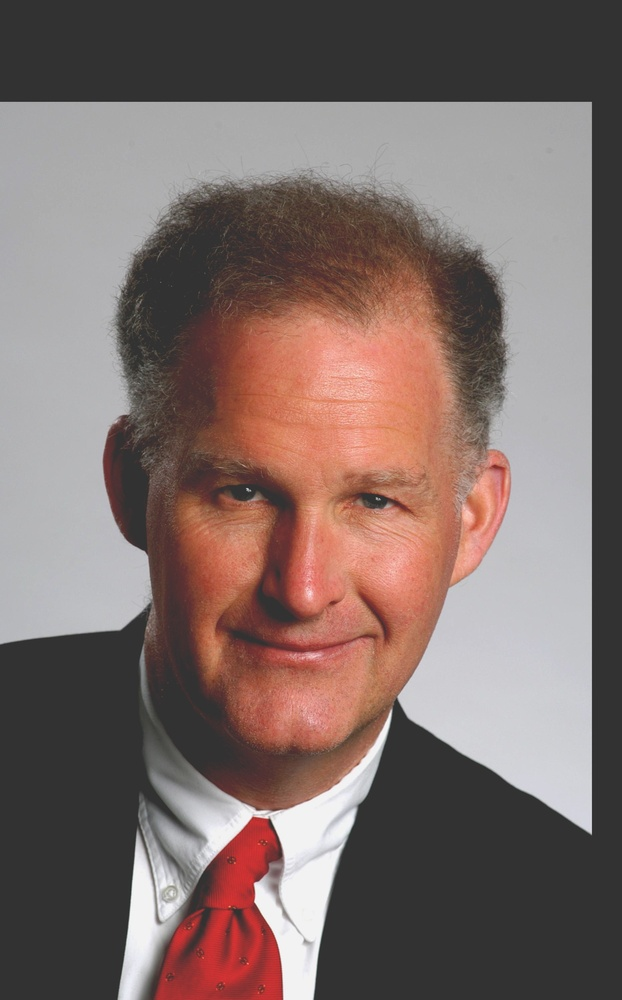
#> input picture proj2/hybrid_python/images/hi2.jpg, 622 x 1000 px, shrunk from 1863 x 2995 before the run
$ python FFfourierTransform.py
#> lines starting #> are read from the running program, lines starting #| are printed output that depends on the picture
import numpy as np
import matplotlib.pyplot as plt
from scipy.ndimage import gaussian_filter
from scipy.signal import convolve2d

# Load the provided images
im1 = plt.imread('./images/hi2.jpg')/255.
im2 = plt.imread('./images/hiAgain2.jpg')/255.
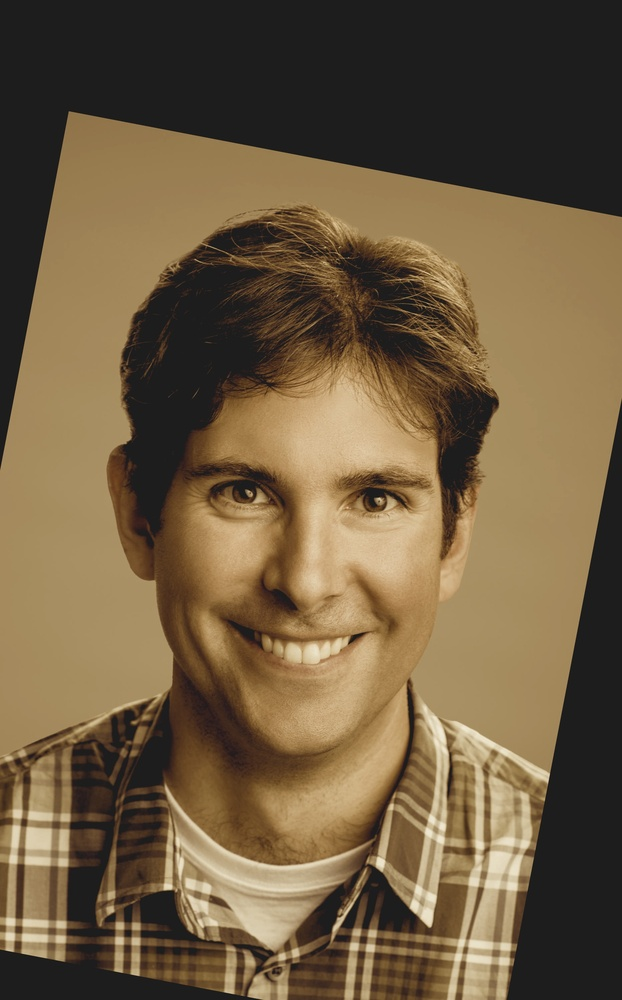
#> input picture proj2/hybrid_python/images/hiAgain2.jpg, 622 x 1000 px, shrunk from 1863 x 2995 before the run


# Check if the images are grayscale or colored
if len(im1.shape) > 2:
    im1_gray = np.mean(im1, axis=-1)
else:
    im1_gray = im1

if len(im2.shape) > 2:
    im2_gray = np.mean(im2, axis=-1)
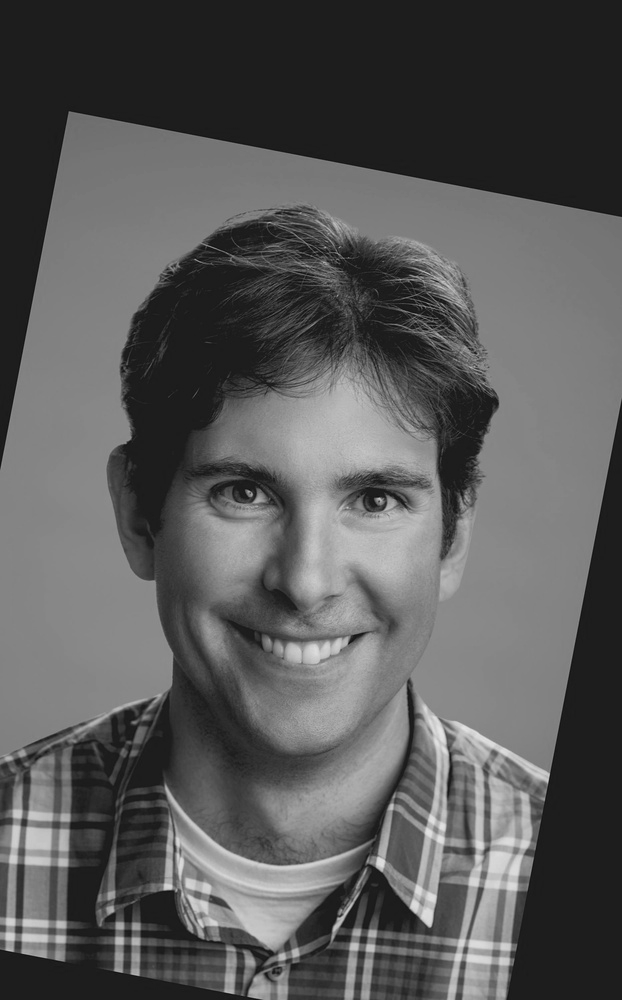
#> im2_gray: shape (1000, 622) float64; min 0.0484, max 0.903, mean 0.351
else:
    im2_gray = im2

# # Display the two images
# fig, ax = plt.subplots(1, 2, figsize=(12, 6))
# ax[0].imshow(im1_gray, cmap='gray')
# ax[0].axis('off')
# ax[0].set_title('Image 1')
# ax[1].imshow(im2_gray, cmap='gray')
# ax[1].axis('off')
# ax[1].set_title('Image 2')
# plt.tight_layout()
# plt.show()


def create_hybrid_image(im1, im2, sigma1, sigma2):
    # Low-pass filter for im1
#> called with sigma1 = 14, sigma2 = 25
    low_passed_im1 = gaussian_filter(im1, sigma=sigma1)

    # High-pass filter for im2
    low_passed_im2 = gaussian_filter(im2, sigma=sigma2)
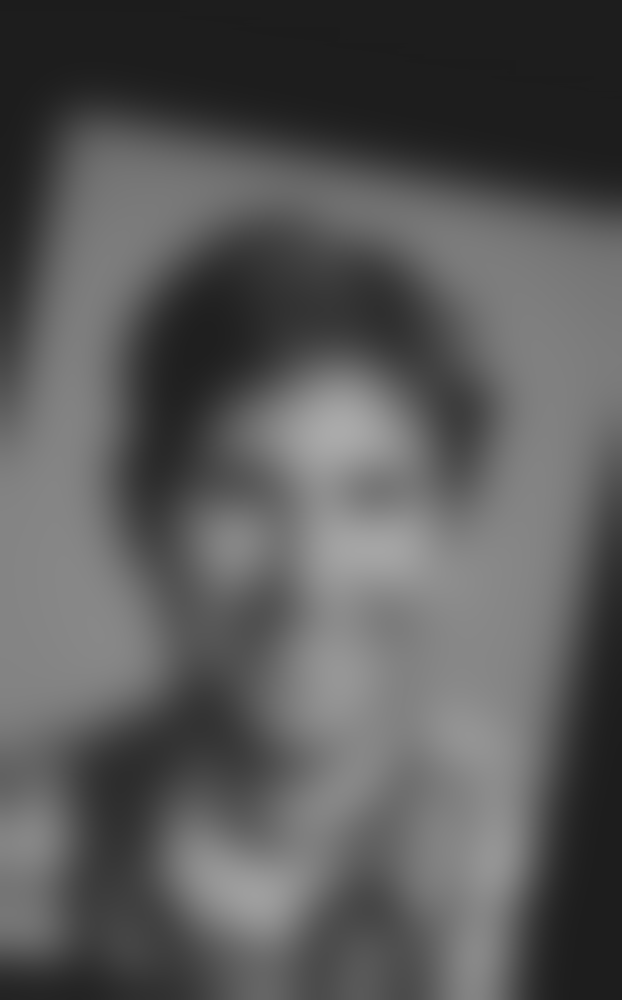
#> low_passed_im2: shape (1000, 622) float64; min 0.114, max 0.67, mean 0.351
    high_passed_im2 = im2 - low_passed_im2
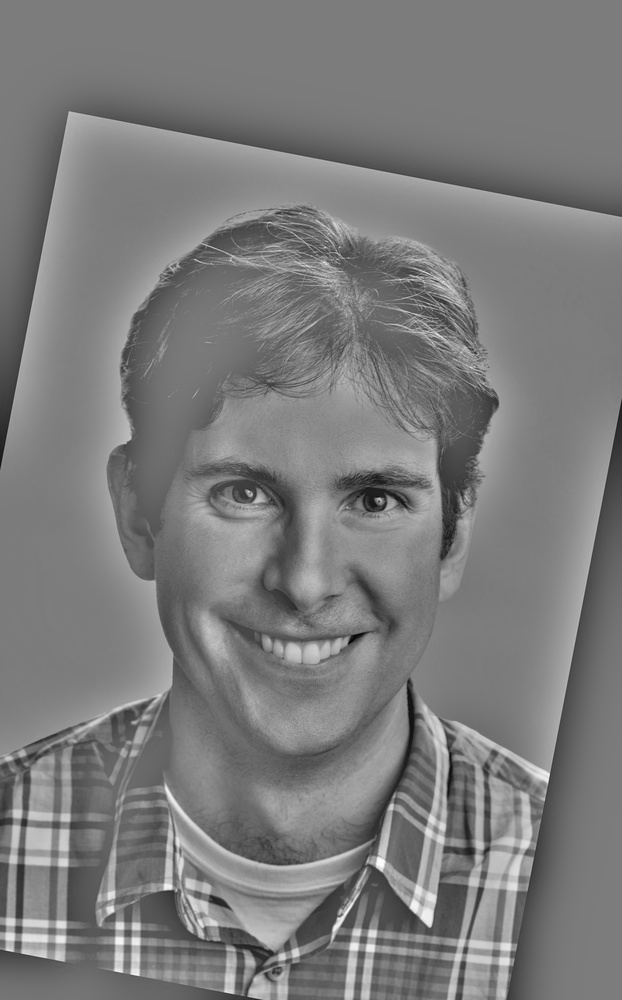
#> high_passed_im2: shape (1000, 622) float64; min -0.483, max 0.509, mean 1.31e-17; drawn with min black and max white

    # Combine to form hybrid image
    hybrid = np.clip(low_passed_im1 + high_passed_im2, 0, 1)
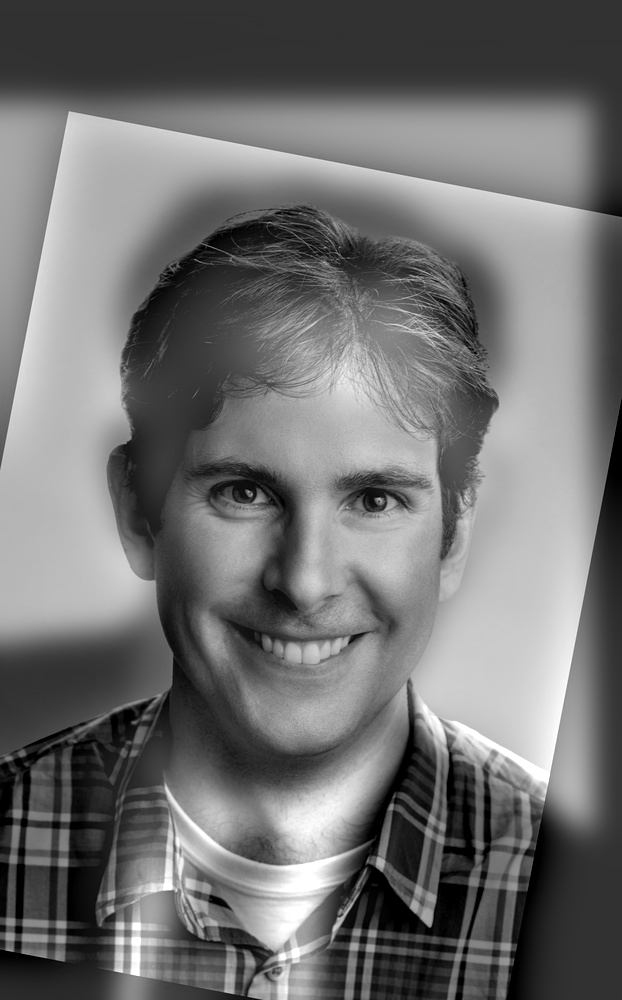
#> hybrid: shape (1000, 622) float64; min 0, max 1, mean 0.445
    return hybrid

# Set arbitrary values for sigma
sigma1 = 14
sigma2 = 25

# Create hybrid image
hybrid_image = create_hybrid_image(im1_gray, im2_gray, sigma1, sigma2)

# Display the hybrid image
plt.figure(figsize=(6,6))
plt.imshow(hybrid_image, cmap='gray')
plt.axis('off')
plt.title('Hybrid Image')
plt.show()


def compute_fourier_transform(img):
    """Compute the Fourier transform and shift the zero frequency component to the center."""
    return np.log(np.abs(np.fft.fftshift(np.fft.fft2(img))) + 1)

# Compute Fourier transforms
im1_ft = compute_fourier_transform(im1_gray)
im2_ft = compute_fourier_transform(im2_gray)
low_passed_im1_ft = compute_fourier_transform(gaussian_filter(im1_gray, sigma=sigma1))
#> in compute_fourier_transform (call 3), `return np.log(np.abs(np.fft.fftshift(np.fft.fft2(img))) + 1)`:
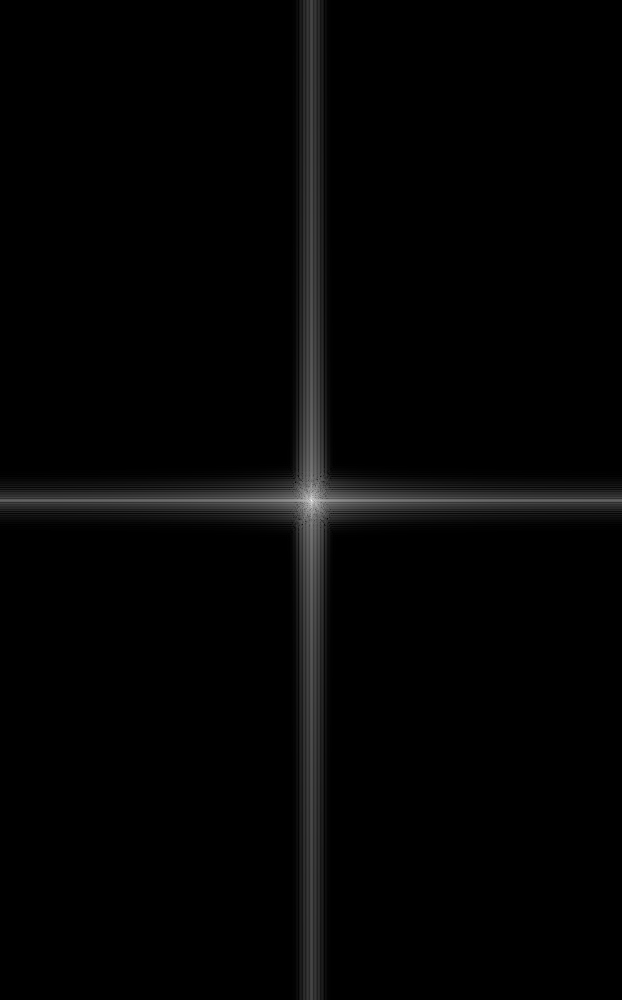
#> returned value: shape (1000, 622) float64; min 2.02e-09, max 12.53, mean 0.205; drawn with min black and max white
high_passed_im2_ft = compute_fourier_transform(im2_gray - gaussian_filter(im2_gray, sigma=sigma2))
#> in compute_fourier_transform (call 4), `return np.log(np.abs(np.fft.fftshift(np.fft.fft2(img))) + 1)`:
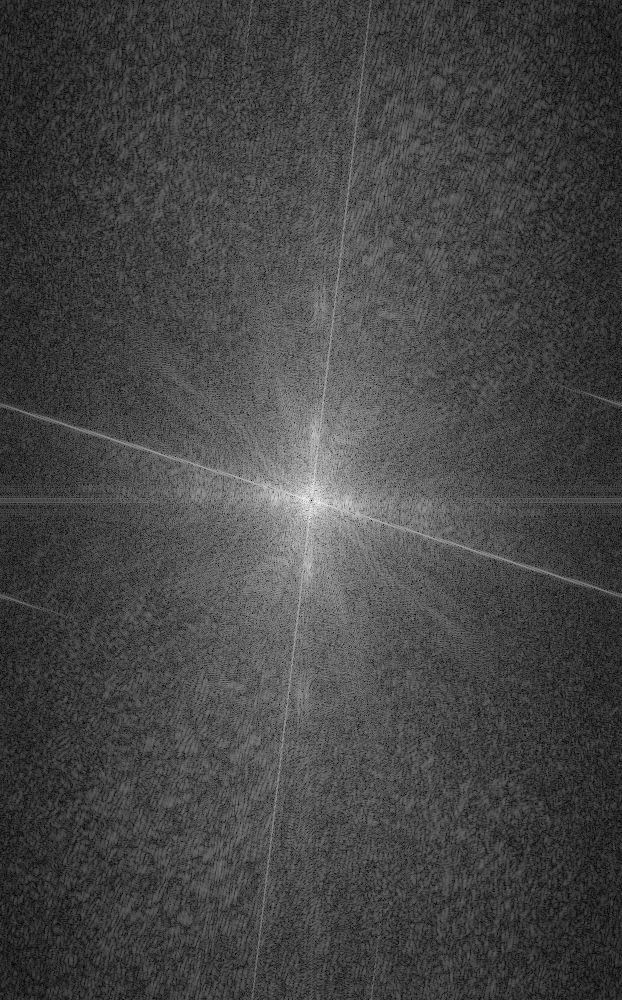
#> returned value: shape (1000, 622) float64; min 8.11e-12, max 8.95, mean 2.46; drawn with min black and max white
hybrid_ft = compute_fourier_transform(hybrid_image)

# Display frequency analysis results
fig, ax = plt.subplots(2, 3, figsize=(15, 10))

# Input images
ax[0, 0].imshow(im1_ft, cmap='hot')
ax[0, 0].axis('off')
ax[0, 0].set_title('FT of Image 1')
ax[0, 1].imshow(im2_ft, cmap='hot')
ax[0, 1].axis('off')
ax[0, 1].set_title('FT of Image 2')

# Filtered images
ax[1, 0].imshow(low_passed_im1_ft, cmap='hot')
ax[1, 0].axis('off')
ax[1, 0].set_title('FT of Low-passed Image 1')
ax[1, 1].imshow(high_passed_im2_ft, cmap='hot')
ax[1, 1].axis('off')
ax[1, 1].set_title('FT of High-passed Image 2')

# Hybrid image
ax[1, 2].imshow(hybrid_ft, cmap='hot')
ax[1, 2].axis('off')
ax[1, 2].set_title('FT of Hybrid Image')

# Hide unused subplot
ax[0, 2].axis('off')

plt.tight_layout()
plt.show()
